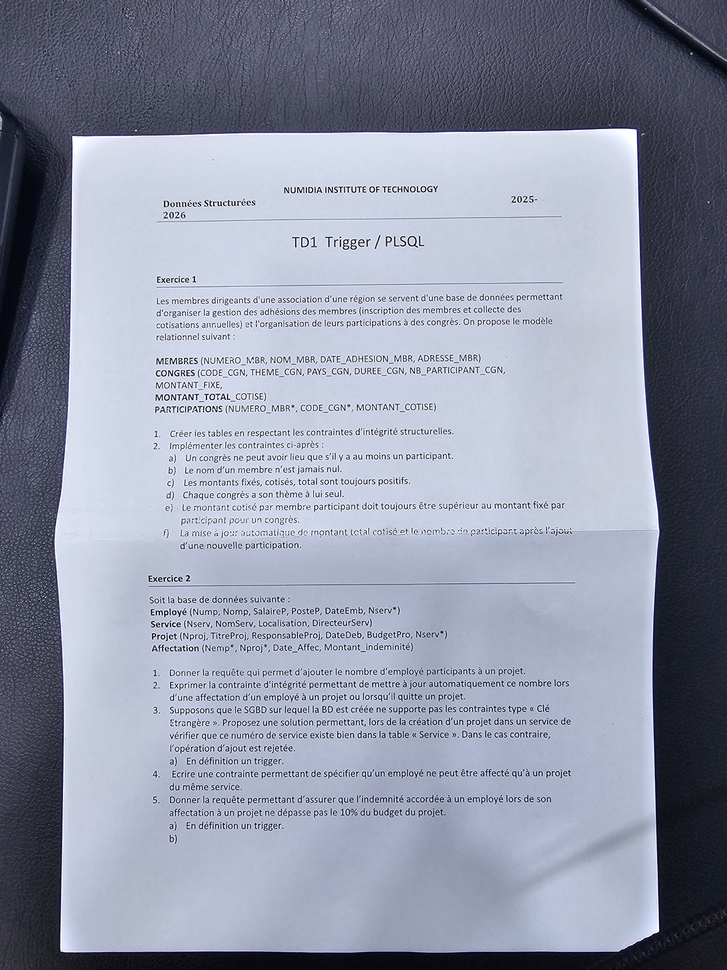
#> input picture dataset/images/test1.jpg, 727 x 970 px, shrunk from 3000 x 4000 before the run, found by its file name
$ jupyter execute --allow-errors 1.ipynb
#> lines starting #> are read from the running program, lines starting #| are printed output that depends on the picture; after the words box and inside, x2 and y2 are one past the last pixel; in counts of white or black regions, pixels touching at a corner belong together
[cell 1]
import cv2
import matplotlib.pyplot as plt
import os

[cell 2]
# image path
image_path = "/home/ali/DocuScan_OCR/dataset/images/test1.jpg"

# read image
img = cv2.imread(image_path)
#> img is the input picture: shape (970, 727, 3); mean B, G, R 166.6, 148.8, 143.7

# quick check
if img is None:
    print("Error: image not loaded. Check the file path.")
else:
    print("Image loaded successfully.")
    print("Shape:", img.shape)
#| Shape: (970, 727, 3)

# convert BGR to RGB for matplotlib
img_rgb = cv2.cvtColor(img, cv2.COLOR_BGR2RGB)

# display image
plt.figure(figsize=(8, 6))
plt.imshow(img_rgb)
plt.title("Original Image")
plt.axis("off")
plt.show()

[cell 3]
# save original copy
cv2.imwrite("../outputs/original_image.jpg", img)
print("Original image saved in outputs/")

[cell 4]
# input path
image_path = "../dataset/images/test1.jpg"

# read image
img = cv2.imread(image_path)

if img is None:
    print("Image not loaded ❌")
else:
    print("Image loaded ✅")

    # convert to grayscale
    gray = cv2.cvtColor(img, cv2.COLOR_BGR2GRAY)
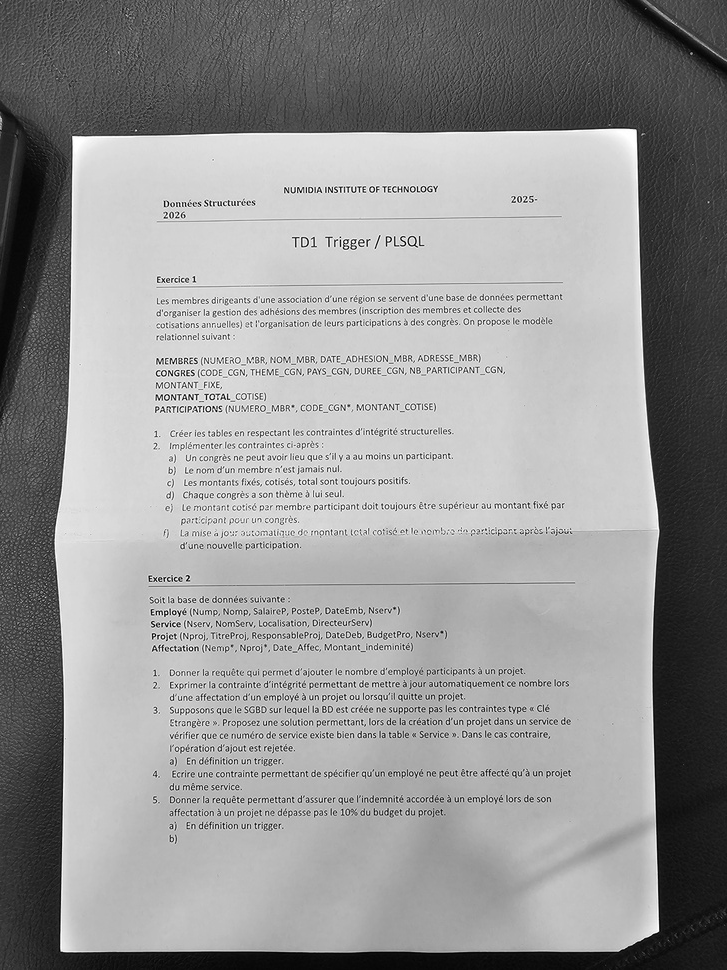
#> gray: shape (970, 727); min 1, max 255, mean 149.4

    # create folder
    os.makedirs("../outputs/gray", exist_ok=True)

    # save image
    output_path = os.path.join("..", "outputs", "gray", "test1.jpg")
    cv2.imwrite(output_path, gray)

    print("Saved at:", os.path.abspath(output_path))

    # display
    plt.imshow(gray, cmap='gray')
    plt.title("Grayscale Image")
    plt.axis("off")
    plt.show()

[cell 5]
image_path = "../dataset/images/test1.jpg"

img = cv2.imread(image_path)

if img is None:
    print("Image not loaded ❌")
else:
    print("Image loaded ✅")

    # grayscale
    gray = cv2.cvtColor(img, cv2.COLOR_BGR2GRAY)

    # Gaussian Blur
    blur = cv2.GaussianBlur(gray, (5,5), 0)

    # create folder
    os.makedirs("../outputs/blur", exist_ok=True)

    # save
    output_path = os.path.join("..", "outputs", "blur", "test1.jpg")
    cv2.imwrite(output_path, blur)

    print("Saved at:", os.path.abspath(output_path))

    # display
    plt.figure(figsize=(10,5))

    plt.subplot(1,2,1)
    plt.imshow(gray, cmap='gray')
    plt.title("Gray")
    plt.axis("off")

    plt.subplot(1,2,2)
    plt.imshow(blur, cmap='gray')
    plt.title("Blur")
    plt.axis("off")

    plt.show()
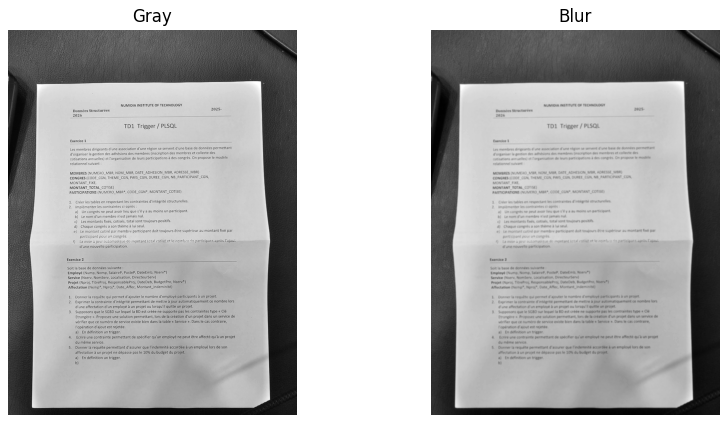
#> figure drawn by matplotlib, 2 panels

[cell 6]
import cv2
import os
import matplotlib.pyplot as plt

# -----------------------------
# 1. Read image
# -----------------------------
image_path = "../dataset/images/test1.jpg"
img = cv2.imread(image_path)

if img is None:
    print("Image not loaded ❌")
else:
    print("Image loaded ✅")

    # -----------------------------
    # 2. Convert to grayscale
    # -----------------------------
    gray = cv2.cvtColor(img, cv2.COLOR_BGR2GRAY)

    # -----------------------------
    # 3. Apply Gaussian Blur
    # -----------------------------
    blur = cv2.GaussianBlur(gray, (5, 5), 0)

    # -----------------------------
    # 4. Apply Canny Edge Detection
    # -----------------------------
    edges_low = cv2.Canny(blur, 30, 100)
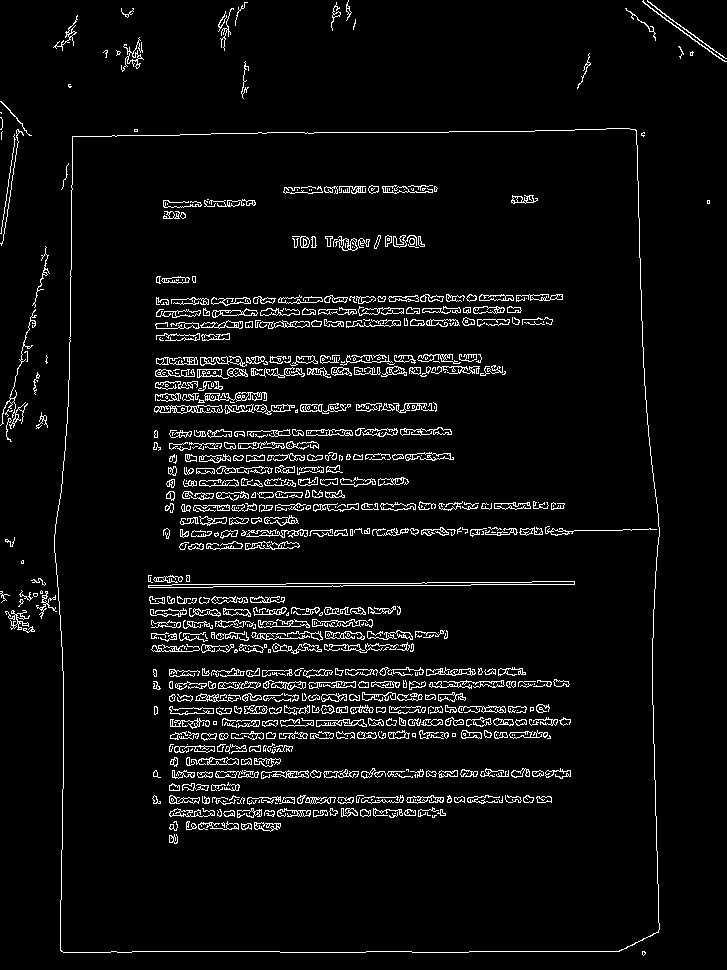
#> edges_low: shape (970, 727); 5.2% white in thin lines or dots
    edges_default = cv2.Canny(blur, 50, 150)
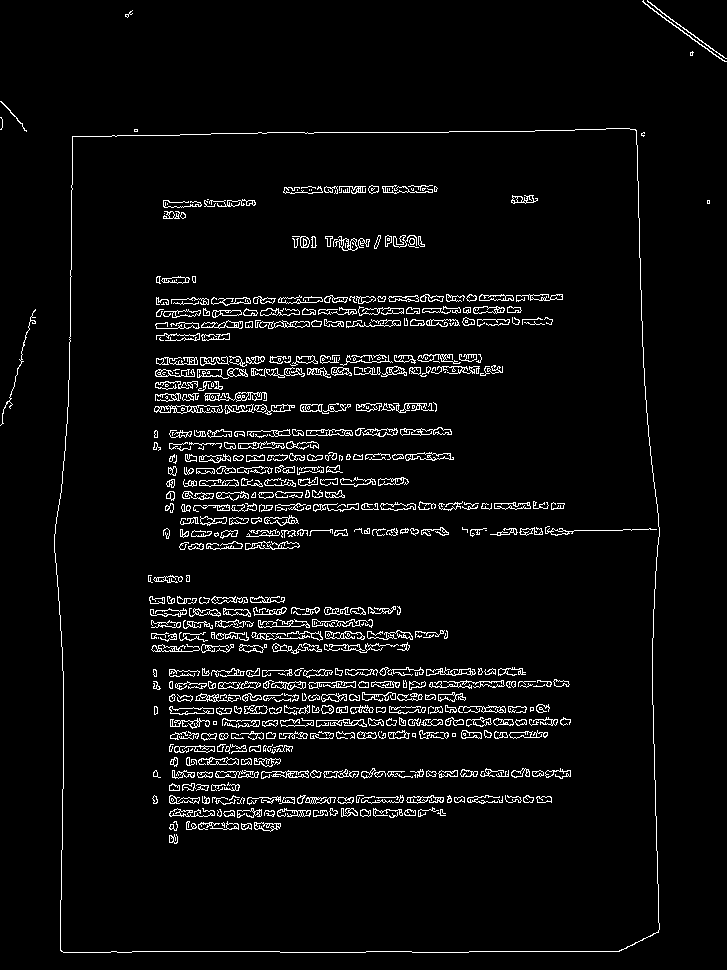
#> edges_default: shape (970, 727); 4.7% white in thin lines or dots
    edges_high = cv2.Canny(blur, 100, 200)
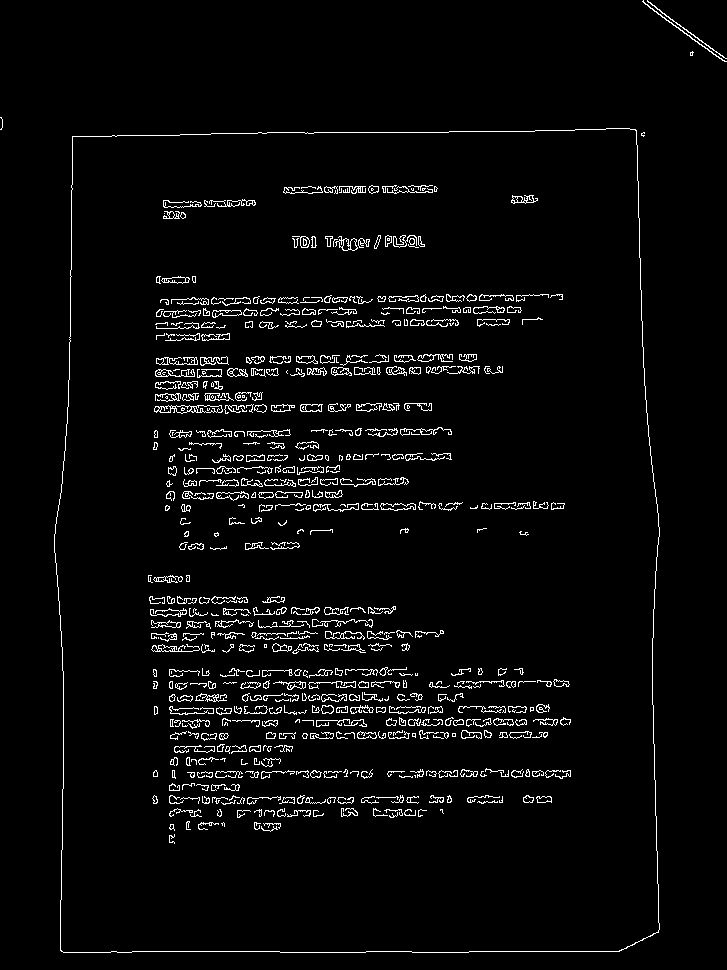
#> edges_high: shape (970, 727); 3.6% white in thin lines or dots

    # -----------------------------
    # 5. Create output folder
    # -----------------------------
    os.makedirs("../outputs/edges", exist_ok=True)

    # -----------------------------
    # 6. Save edge images
    # -----------------------------
    cv2.imwrite("../outputs/edges/test1_edges_30_100.jpg", edges_low)
    cv2.imwrite("../outputs/edges/test1_edges_50_150.jpg", edges_default)
    cv2.imwrite("../outputs/edges/test1_edges_100_200.jpg", edges_high)

    print("Edge images saved in ../outputs/edges/ ✅")

    # -----------------------------
    # 7. Display results
    # -----------------------------
    plt.figure(figsize=(12, 8))

    plt.subplot(2, 3, 1)
    plt.imshow(gray, cmap="gray")
    plt.title("Gray")
    plt.axis("off")

    plt.subplot(2, 3, 2)
    plt.imshow(blur, cmap="gray")
    plt.title("Blur")
    plt.axis("off")

    plt.subplot(2, 3, 3)
    plt.imshow(edges_low, cmap="gray")
    plt.title("Canny (30, 100)")
    plt.axis("off")

    plt.subplot(2, 3, 4)
    plt.imshow(edges_default, cmap="gray")
    plt.title("Canny (50, 150)")
    plt.axis("off")

    plt.subplot(2, 3, 5)
    plt.imshow(edges_high, cmap="gray")
    plt.title("Canny (100, 200)")
    plt.axis("off")

    plt.tight_layout()
    plt.show()

[cell 7]
import cv2
import os
import matplotlib.pyplot as plt

# -----------------------------
# 1. Read image
# -----------------------------
image_path = "../dataset/images/test1.jpg"
img = cv2.imread(image_path)

if img is None:
    print("Image not loaded ❌")
else:
    print("Image loaded ✅")

    # Keep a copy for drawing
    original = img.copy()

    # -----------------------------
    # 2. Grayscale
    # -----------------------------
    gray = cv2.cvtColor(img, cv2.COLOR_BGR2GRAY)

    # -----------------------------
    # 3. Blur
    # -----------------------------
    blur = cv2.GaussianBlur(gray, (5, 5), 0)

    # -----------------------------
    # 4. Edge detection
    # -----------------------------
    edges = cv2.Canny(blur, 50, 150)

    # -----------------------------
    # 5. Find contours
    # -----------------------------
    contours, _ = cv2.findContours(edges.copy(), cv2.RETR_LIST, cv2.CHAIN_APPROX_SIMPLE)
#> contours = 1313 contours, 738 with area under 20; largest, box (x1, y1, x2, y2) and area: (54, 128, 660, 953) 479218, (54, 128, 660, 953) 479202, (154, 405, 223, 414) 387, (405, 452, 454, 461) 231, (306, 429, 353, 436) 226

    print("Number of contours found:", len(contours))
#| Number of contours found: 1313

    # -----------------------------
    # 6. Sort contours by area
    # -----------------------------
    contours = sorted(contours, key=cv2.contourArea, reverse=True)

    document_contour = None

    # -----------------------------
    # 7. Find largest quadrilateral
    # -----------------------------
    for contour in contours:
        perimeter = cv2.arcLength(contour, True)
        approx = cv2.approxPolyDP(contour, 0.02 * perimeter, True)

        if len(approx) == 4:
            document_contour = approx
            break
#> this loop made 1 pass
#> (perimeter, document_contour) on pass 1: (2828.5, [[635, 129], [72, 136], [61, 951], [658, 932]])

    # -----------------------------
    # 8. Draw result
    # -----------------------------
    if document_contour is not None:
        cv2.drawContours(original, [document_contour], -1, (0, 255, 0), 3)
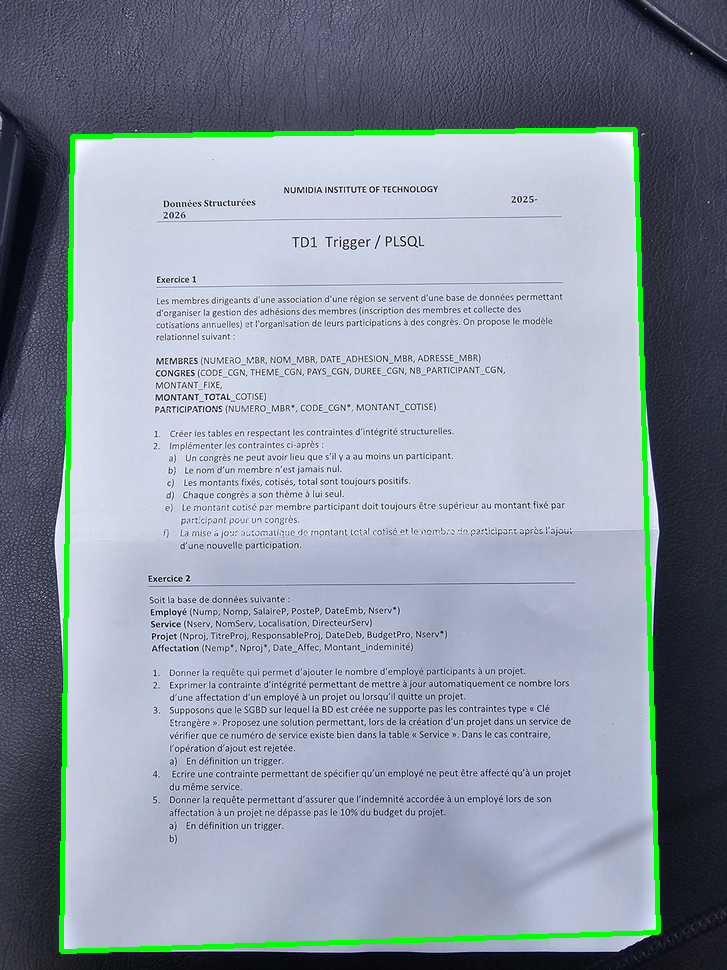
#> original: shape (970, 727, 3); 1.97% of pixels changed, all inside (x1, y1, x2, y2) = (59, 127, 661, 954)
        print("Document contour found ✅")
    else:
        print("Document contour not found ❌")

    # -----------------------------
    # 9. Save result
    # -----------------------------
    os.makedirs("../outputs/contours", exist_ok=True)
    output_path = "../outputs/contours/test1_contour.jpg"
    cv2.imwrite(output_path, original)

    print("Saved at:", os.path.abspath(output_path))

    # -----------------------------
    # 10. Display results
    # -----------------------------
    plt.figure(figsize=(12, 6))

    plt.subplot(1, 2, 1)
    plt.imshow(edges, cmap="gray")
    plt.title("Edges")
    plt.axis("off")

    plt.subplot(1, 2, 2)
    plt.imshow(cv2.cvtColor(original, cv2.COLOR_BGR2RGB))
    plt.title("Detected Document Contour")
    plt.axis("off")

    plt.tight_layout()
    plt.show()
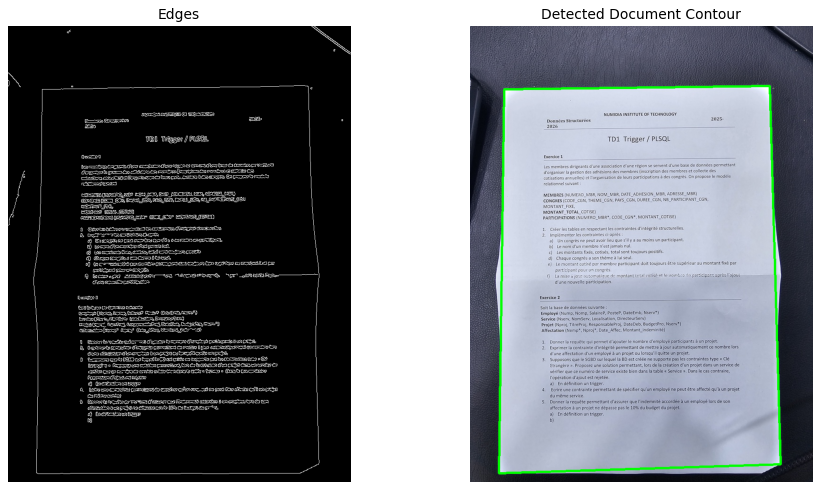
#> figure drawn by matplotlib, 2 panels

[cell 8]
import cv2
import numpy as np
import os
import matplotlib.pyplot as plt

# ---------------------------------
# Helper function: order points
# ---------------------------------
def order_points(pts):
    pts = pts.reshape(4, 2)
#> pts = [[635, 129], [72, 136], [61, 951], [658, 932]]
    rect = np.zeros((4, 2), dtype="float32")

    # sum: top-left has smallest sum, bottom-right has largest sum
    s = pts.sum(axis=1)
#> s = [764, 208, 1012, 1590]
    rect[0] = pts[np.argmin(s)]   # top-left
    rect[2] = pts[np.argmax(s)]   # bottom-right

    # diff: top-right has smallest diff, bottom-left has largest diff
    diff = np.diff(pts, axis=1)
#> diff = [-506, 64, 890, 274]
#> `rect = order_points(document_contour)`: rect = [[72, 136], [635, 129], [658, 932], [61, 951]]
#> `(tl, tr, br, bl) = rect`: tl = [72, 136]; tr = [635, 129]; br = [658, 932]; bl = [61, 951]
#> `widthA = np.linalg.norm(br - bl)`: widthA = 597.3
#> `widthB = np.linalg.norm(tr - tl)`: widthB = 563
#> `maxWidth = int(max(widthA, widthB))`: maxWidth = 597
#> `heightA = np.linalg.norm(tr - br)`: heightA = 803.3
#> `heightB = np.linalg.norm(tl - bl)`: heightB = 815.1
#> `maxHeight = int(max(heightA, heightB))`: maxHeight = 815
#> `dst = np.array([ [0, 0], [maxWidth - 1, 0], [maxWidth - 1, maxHeight -..`: dst = [[0, 0], [596, 0], [596, 814], [0, 814]]
#> `M = cv2.getPerspectiveTransform(rect, dst)`: M = [[1.05, 0.0142, -77.79], [0.0133, 1.07, -146.3], [-2.31e-05, 7.52e-05, 1]]
    rect[1] = pts[np.argmin(diff)]  # top-right
    rect[3] = pts[np.argmax(diff)]  # bottom-left

    return rect


# ---------------------------------
# Stage 1.6 - Perspective correction
# ---------------------------------
#> (the rest of this cell did not finish here and is left out)
